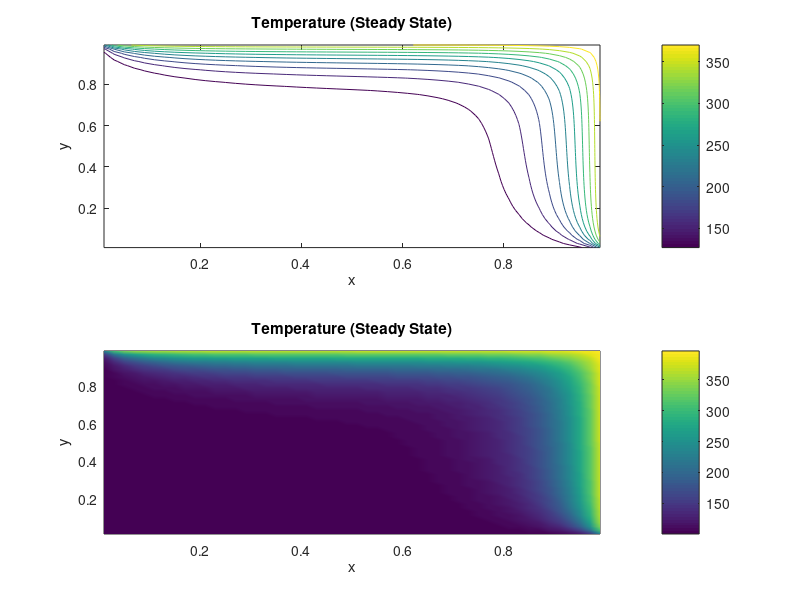
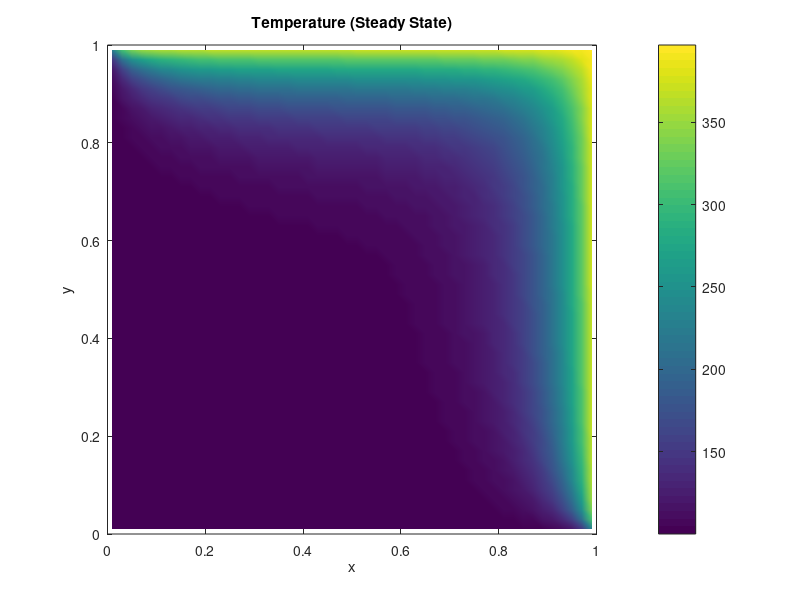
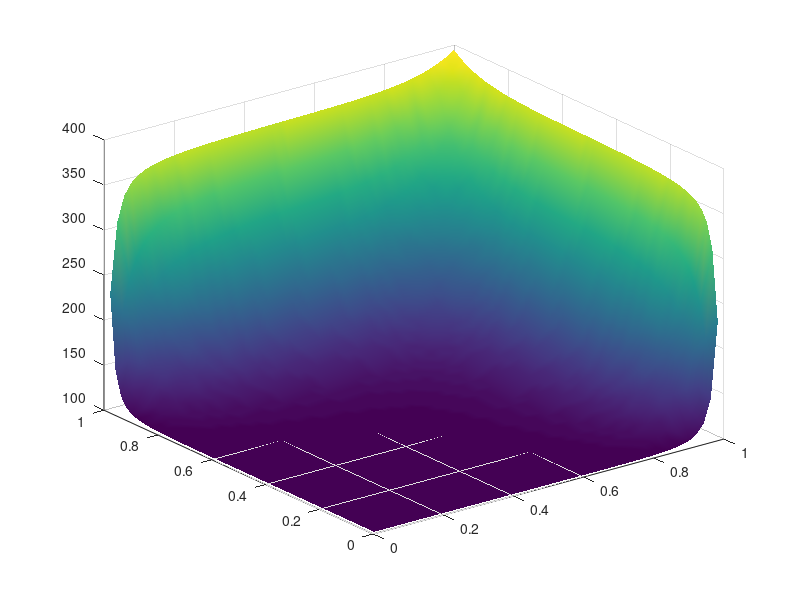
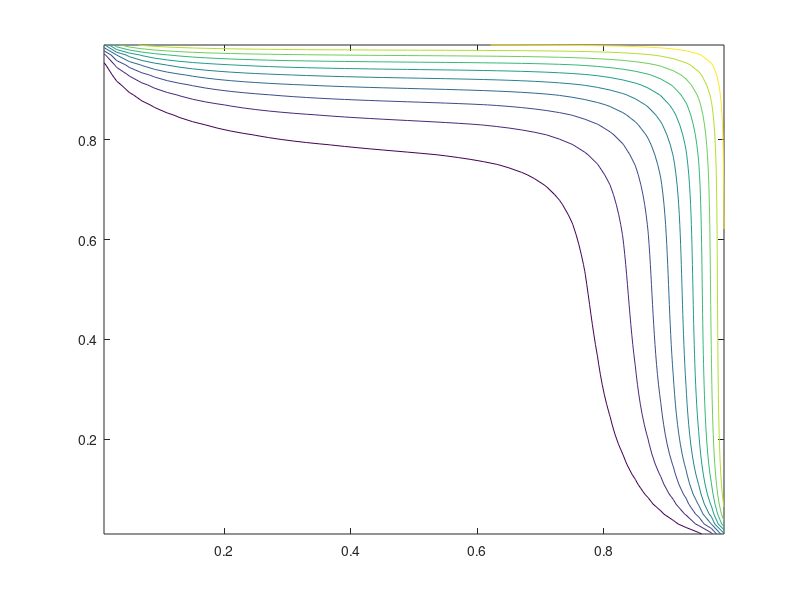

Source code (MATLAB) for these figures, in order:
%Simulating the steady state heat Diffusion Convection 2D equation  
...by the Finite Volume Method using centreal differencing scheme
    
% Governning equation : k*Txx+k*Tyy=(rho*u*phi)x+(rho*u*phi)y+S; 
...Txx=dT/d^2(x);Tyy=dT/d^2(y);d(rho*u*phi)/dx;d(rho*u*phi)/dy;
...u=(u,y)' a vector indicates velocity.

% The point are discritized as follow grid. e.g a 3*4 grid. Numbers are
% index of point
% 
%        4--8--12
%        |  |   | 
%        3--7--11
%        |  |  |
%     ^  2--6--10
%     |  |  |  |
%  u_y|  1--5--9
%        ----> u_x
%
% Pe_x=F_x/D_x=(rho*u_x*dy)/(k*dy/dx)=rho*u_x*dx/k 
... Only if Pe_x<2 the result is stable and accurate in x direction
% Pe_y=F_y/D_y=(rho*u_y*dx)/(k*dx/dy)=rho*u_y*dy/k
... Only if Pe_y<2 the result is stable and accurate in y direction
%     
% Modifications:
% 1-April-2014, WeiX, first edition 

clear

%% -----------------------Setup Parameters----------------------------------
%  -----------------------Problem Parameters---------------------------
Lx=1;                % length of x axis is 1m
Ly=1;                % length of y axis is 1m
k=1;               % Thermal conductivity is 1000W/m/K
rho=10;                 % flow density
T_L=100;               % Temperature of Left    boundary 
T_R=400;               % Temperature of Right   boundary 
T_B=100;               % Temperature of Bottom  boundary 
T_T=400;               % Temperature of Top     boundary 
u_x=1;                 % Velocity x direction 
u_y=1;                 % Velocity y direction 

% -----------------------Solver Parameters---------------------------
Num_node_x=50;        % number of volumes on x direction
Num_node_y=50;        % number of volumes on y direction

%% -------Initializing computational Parameters------
dx=Lx/Num_node_x;
dy=Ly/Num_node_y;
Num_node_total=Num_node_x*Num_node_y;

% --------Initializing memory -------------------------------
X=zeros(Num_node_total,1);
A=zeros(Num_node_total,Num_node_total);
b=zeros(Num_node_total,1);

% --------PreProcessing -------------------------------------
Pe_x=(rho*u_x*dy)/(k*dy/dx);
Pe_y=(rho*u_y*dx)/(k*dx/dy);
if Pe_x>2 warning('Pe_x=%d >2, result of x-direction is untable and non accurate',Pe_x); end
if Pe_y>2 warning('Pe_y=%d >2, result of y-direction is untable non non accurate',Pe_y); end
    
%% -----------------------F V M Solver-------------------------------------
% Problem to be solved is vector X. It is solved by AX=b. A,b are known.
%
%--------------------Build Matrix A-------------------------------------
Node_P_index=0;
for i = 1:Num_node_x
    for j = 1:Num_node_y
                
        Node_P_index=Node_P_index+1;            % point index 
        
        P(1,Node_P_index)=dx*(1/2+(i-1));       % P(1,:) is the X cooridnate of points
        P(2,Node_P_index)=dy*(1/2+(j-1));       % P(2,:) is the y cooridnate of points
        P(3,Node_P_index)=Node_P_index;         % P(3,:) is the index of points
        
        Node_W_index=Node_P_index-Num_node_y;   % identify west  neighbour (in a retangular grid)
        Node_E_index=Node_P_index+Num_node_y;   % identify east  neighbour (in a retangular grid)
        Node_S_index=Node_P_index-1;            % identify south neighbour (in a retangular grid)
        Node_N_index=Node_P_index+1;            % identify north neighbour (in a retangular grid)
        
        F_w=rho*u_x*dy;
        F_e=rho*u_x*dy;
        F_s=rho*u_y*dx;
        F_n=rho*u_y*dx;
        
        D_w=k*dy/dx;                            
        D_e=k*dy/dx;
        D_s=k*dx/dy;
        D_n=k*dx/dy;
               
        a_W=D_w+F_w/2;                          % set default coefficients which is used for a inner node.
        a_E=D_e-F_w/2;
        a_S=D_s+F_s/2;
        a_N=D_n-F_n/2;
  
        S_PW=0;
        S_PE=0;
        S_PS=0;
        S_PN=0;
        
        if i==1                     % point on the left (next to boundary)
            a_W=0;                  % set coefficient a_W zero
            S_PW=-2*D_w-F_w;        % sources form the west boundary 
            Node_W_index=0;         % west neighbour is void 
        end          
        
        if i==Num_node_x            % point on the right
            a_E=0;
            S_PE=-2*D_e+F_e; 
            Node_E_index=0;      
        end         
        
        if j==1                     % point on the bottom
            a_S=0;
            S_PS=-2*D_s-F_s;
            Node_S_index=0;      
        end         
        
        if j==Num_node_y            % point on the top
            a_N=0;
            S_PN=-2*D_n+F_n;
            Node_N_index=0;      
        end          
        
        S_P=S_PW+S_PE+S_PS+S_PN;    
        S_U=-S_PW*T_L-S_PE*T_R-S_PS*T_B-S_PN*T_T;
        a_P=S_P-a_W-a_E-a_S-a_N+F_w-F_e+F_s-F_n;

       A(Node_P_index,Node_P_index)=a_P;        % putting coefficients in matrix A
       if Node_W_index~=0   A(Node_P_index,Node_W_index)=a_W;end
       if Node_E_index~=0   A(Node_P_index,Node_E_index)=a_E;end
       if Node_S_index~=0   A(Node_P_index,Node_S_index)=a_S;end
       if Node_N_index~=0   A(Node_P_index,Node_N_index)=a_N;end
       
       b(Node_P_index,1)=-S_U;                  % putting coefficients in matrix b
                
    end
end

%-------------------Solve AX=b----------------------------------------
% X=inv(A)*b;
X=A\b;
% X=linsolve(A,b);    % For better performance


%%
%-------------------Plot----------------------------------------------

Tx=reshape(P(1,:),Num_node_y,Num_node_x);       % Rearrange coordinate
Ty=reshape(P(2,:),Num_node_y,Num_node_x);
T =reshape(X,Num_node_y,Num_node_x);

figure(1)
subplot(2,1,1),contour(Tx,Ty,T),
title('Temperature (Steady State)'),xlabel('x'),ylabel('y'),colorbar,%axis([0,Lx,0,Ly]),%axis equal
subplot(2,1,2),pcolor(Tx,Ty,T),shading interp,
title('Temperature (Steady State)'),xlabel('x'),ylabel('y'),colorbar,%axis([0,Lx,0,Ly]),%axis equal

figure(2)
pcolor(Tx,Ty,T),shading interp,
title('Temperature (Steady State)'),xlabel('x'),ylabel('y'),colorbar,axis([0,Lx,0,Ly]),axis equal;

% figure(3)
% mesh(Tx,Ty,T),shading interp,
figure(4)
surf(Tx,Ty,T),shading interp,
figure(5)
contour(Tx,Ty,T)

%%
%------------------Exact Solution------------------------------------

%------------------End-------------------------------------------------



%%
%------------------Backup code-----------------------------------------
% Node_P_index=0;
% for i = 1:Num_node_x
%     for j = 1:Num_node_y
%         
%        a_W=k*A/dx;
%        a_E=k*A/dx;
%        a_S=k*A/dy;
%        a_N=k*A/dy;
%         
%         if i==1                  % point on the left
%             if j==1              % point on the left bottom corner
%                 a_W=0;
%                 a_S=0;                          
%             elseif j==Num_node_y % point on the left top corner
%                 
%             else
%             end
%             
%         elseif i== Num_node_x    % point on the right
%             if j==1              % point on the right bottom corner
%             elseif j==Num_node_y % point on the top top corner
%             else
%             end
%             
%         elseif j==1              % point on the bottom
%             if i==1              % point on the bottom left corner
%             elseif j==Num_node_y % point on the top right corner
%             else
%             end
%             
%         elseif j== Num_node_y    % point on the top
%             if j==1              % point on the top left corner
%             elseif j==Num_node_y % point on the top right corner
%             else
%             end      
%         end     
%         Node_index=Node_index+1;
%     end
% end



    